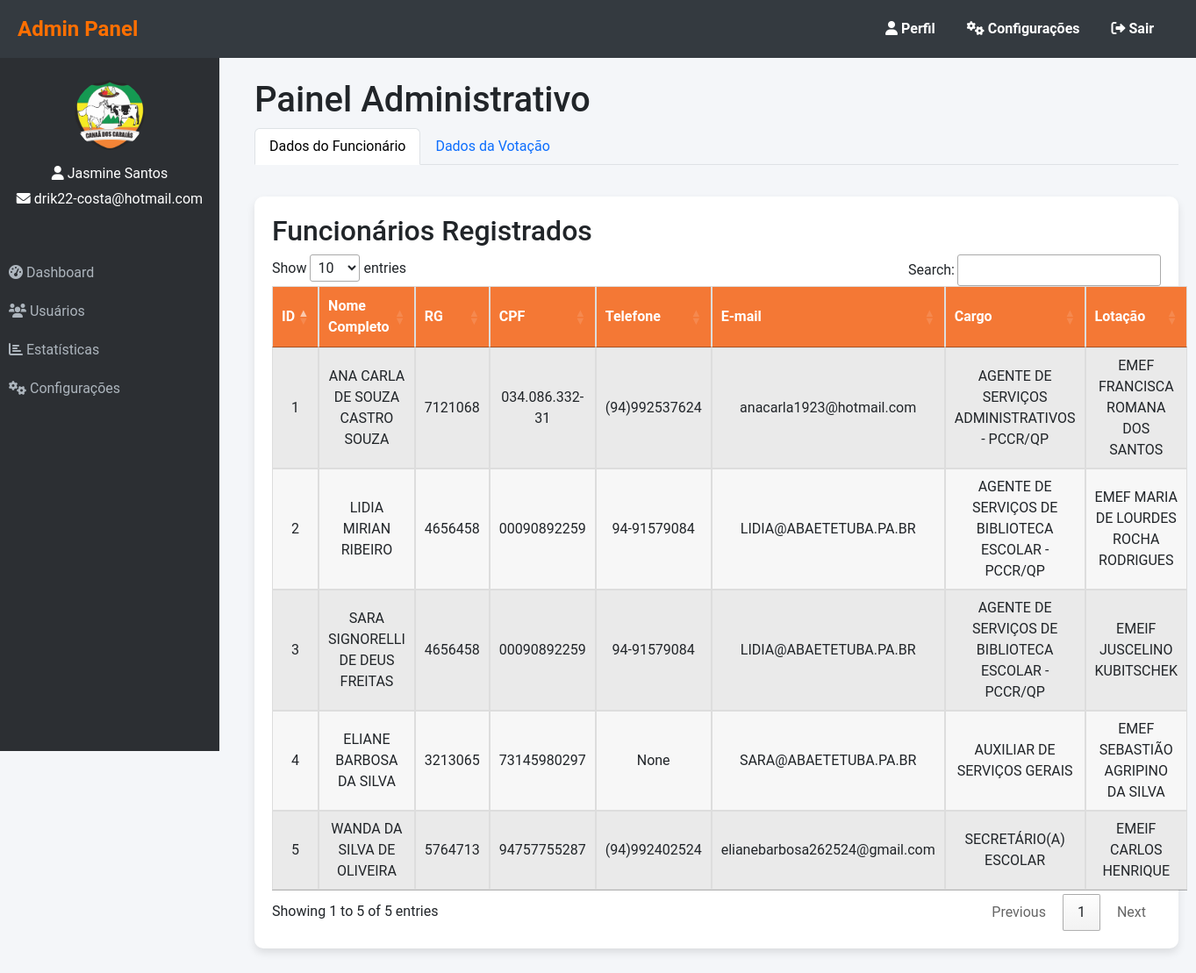
Page /listar_funcionarios/ (signed in) on the committed database.
### website/models.py (models this page shows, shortened)
class Usuario(AbstractUser):
    nome_completo = models.CharField(max_length=255)
    cpf = models.CharField(max_length=11, unique=True)  # CPF único
    email = models.EmailField(unique=True)
    data_cadastro = models.DateTimeField(auto_now_add=True)
    data_nascimento = models.DateField()  # Campo de data de nascimento
    telefone = models.CharField(max_length=15, null=True, blank=True)  # Telefone do Candidato
    telefone_contato_2 = models.CharField(max_length=15, null=True, blank=True)  # Telefone de Contato 2
    telefone_secundario = models.CharField(max_length=15, null=True, blank=True)
    endereco = models.CharField(max_length=255, null=True, blank=True)  # Endereço
    bairro = models.CharField(max_length=100, null=True, blank=True)  # Bairro
    ponto_referencia = models.CharField(max_length=255, null=True, blank=True)  # Ponto de Referência
    maior_de_18 = models.BooleanField(default=False)  # O Candidato é maior de 18 anos?
    responsavel_legal = models.CharField(max_length=255, null=True, blank=True)
    tipo_responsavel = models.CharField(max_length=50, choices=[
        ('Mãe', 'Mãe'),
        ('Pai', 'Pai'),
        ('Responsável Legal', 'Responsável Legal')
    ], null=True, blank=True)
    necessidade_especial = models.BooleanField(default=False)
    tipo_necessidade_especial = models.CharField(max_length=50, choices=[
        ('Baixa Visão', 'Baixa Visão'),
        ('Cegueira', 'Cegueira'),
        ('Auditiva', 'Auditiva'),
        ('Deficiência Física', 'Deficiência Física'),
        ('Deficiência Intelectual', 'Deficiência Intelectual')
    ], null=True, blank=True)
    etapa_matricula = models.CharField(max_length=50, choices=[
        ('Etapa I Ensino Fundamental I(1º 2º 3º ano)', 'Etapa I Ensino Fundamental I(1º 2º 3º ano)'),
        ('Etapa II Ensino Fundamental I(4º 5º ano)', 'Etapa II Ensino Fundamental I(4º 5º ano)'),
        ('Etapa III', 'Etapa III')
    ], null=True, blank=True)
    nome_responsavel = models.CharField(max_length=255, null=True, blank=True)  # Nome do Responsável Legal
    tipo_responsavel = models.CharField(max_length=50, choices=[('Mãe', 'Mãe'), ('Pai', 'Pai'), ('Responsável Legal', 'Responsável Legal')], null=True, blank=True)  # Tipo de Responsável Legal
    possui_necessidade_especial = models.BooleanField(default=False)  # Possui alguma necessidade especial?
    necessidade_especial_detalhe = models.CharField(
        max_length=50,
        choices=[
            ('Baixa Visão', 'Baixa Visão'),
            ('Cegueira', 'Cegueira'),
            ('Auditiva', 'Auditiva'),
            ('Deficiência Física', 'Deficiência Física'),
            ('Deficiência Intelectual', 'Deficiência Intelectual')
        ],
        null=True, blank=True
    )  # Caso possua, favor assinalar
    turno_disponivel = models.CharField(
        max_length=20,
        choices=[
            ('Manhã', 'Manhã'),
            ('Tarde', 'Tarde'),
            ('Noite', 'Noite')
        ],
        null=True, blank=True
    )  # Turno de Estudo Disponível
    etapa_pretendida = models.CharField(
        max_length=100,
        choices=[
            ('Etapa I Ensino Fundamental I (1º 2º 3º ano)', 'Etapa I Ensino Fundamental I (1º 2º 3º ano)'),
            ('Etapa II Ensino Fundamental I (4º 5º ano)', 'Etapa II Ensino Fundamental I (4º 5º ano)'),
            ('Etapa III Ensino Fundamental II', 'Etapa III Ensino Fundamental II')
        ],
        null=True, blank=True
    )  # Etapa pretendida para a matrícula
    groups = models.ManyToManyField(
        'auth.Group',
        related_name='custom_usuario_set',  # Name to avoid conflict
        blank=True
    )
    user_permissions = models.ManyToManyField(
        'auth.Permission',
        related_name='custom_usuario_permissions_set',  # Name to avoid conflict
        blank=True
    )

class Funcionario(models.Model):
    nome_completo = models.CharField(max_length=255)
    rg = models.CharField(max_length=20)
    cpf = models.CharField(max_length=14, unique=True)
    telefone = models.CharField(max_length=15)
    email = models.EmailField(max_length=255)
    cargo = models.CharField(max_length=100)
    lotacao = models.CharField(max_length=100)  # Lotação refers to the work location or department

### website/views.py (the view)
# urls.py: path('listar_funcionarios/', views.listar_funcionarios, name='listar_funcionarios'),
def listar_funcionarios(request):
    funcionarios = Funcionario.objects.all()  # Busca todos os registros da tabela Funcionario
    return render(request, 'listar_funcionarios.html', {'funcionarios': funcionarios})

### website/templates/listar_funcionarios.html (shortened to what this page needs)
<!DOCTYPE html>
{% load static %}
<html lang="en">
<head>
    <link rel="stylesheet" href="https://cdnjs.cloudflare.com/ajax/libs/font-awesome/6.0.0/css/all.min.css">
    <link href="https://cdn.jsdelivr.net/npm/bootstrap@5.3.0-alpha3/dist/css/bootstrap.min.css" rel="stylesheet">
    <link rel="stylesheet" href="https://cdn.datatables.net/1.13.1/css/jquery.dataTables.min.css">
    <link rel="stylesheet" href="{% static 'css/style.css' %}">
</head>
<body>
    <nav class="navbar navbar-expand-lg navbar-dark">
        <a class="navbar-brand" href="#">Admin Panel</a>
        <div class="collapse navbar-collapse" id="navbarNav">
            <ul class="navbar-nav ms-auto">
                <li class="nav-item">
                    <a class="nav-link" href="#"><i class="fas fa-user"></i> Perfil</a>
                </li>
                <li class="nav-item">
                    <a class="nav-link" href="#"><i class="fas fa-cogs"></i> Configurações</a>
                </li>
                <li class="nav-item">
                    <form method="POST" action="{% url 'logout' %}">
                        <button type="submit" class="btn btn-link nav-link">
                            <i class="fas fa-sign-out-alt"></i> Sair
                        </button>
                    </form>
                </li>
            </ul>
        </div>
    </nav>
    <div class="sidebar">
        <div class="admin-info">
            <img src="{% static 'img/admin_background.jpg' %}" alt="Admin Avatar" class="admin-avatar">
            <p><i class="fas fa-user"></i> {{ user.nome_completo }}</p>
            <p><i class="fas fa-envelope"></i> {{ user.email }}</p>
        </div>
        <a href="#"><i class="fas fa-tachometer-alt"></i> Dashboard</a>
        <a href="#"><i class="fas fa-users"></i> Usuários</a>
        <a href="#"><i class="fas fa-chart-bar"></i> Estatísticas</a>
        <a href="#"><i class="fas fa-cogs"></i> Configurações</a>
    </div>
    <div class="main-content">
        <h1>Painel Administrativo</h1>
        <ul class="nav nav-tabs" id="funcionarioTabs" role="tablist">
            <li class="nav-item" role="presentation">
                <button class="nav-link active" id="dados-funcionario-tab" data-bs-toggle="tab" data-bs-target="#dados-funcionario" type="button" role="tab" aria-controls="dados-funcionario" aria-selected="true">Dados do Funcionário</button>
            </li>
            <li class="nav-item" role="presentation">
                <button class="nav-link" id="dados-votacao-tab" data-bs-toggle="tab" data-bs-target="#dados-votacao" type="button" role="tab" aria-controls="dados-votacao" aria-selected="false">Dados da Votação</button>
            </li>
        </ul>
        <div class="tab-content mt-3" id="myTabContent">
            <div class="tab-pane fade show active" id="dados-funcionario" role="tabpanel" aria-labelledby="dados-funcionario-tab">
                <div class="table-container">
                    <h2>Funcionários Registrados</h2>
                    <table id="funcionarios-table" class="table table-striped table-bordered">
                        <thead>
                            <tr>
                                <th>ID</th>
                                <th>Nome Completo</th>
                                <th>RG</th>
                                <th>CPF</th>
                                <th>Telefone</th>
                                <th>E-mail</th>
                                <th>Cargo</th>
                                <th>Lotação</th>
                            </tr>
                        </thead>
                        <tbody>
                            {% for funcionario in funcionarios %}
                                <tr>
                                    <td>{{ funcionario.id }}</td>
                                    <td>{{ funcionario.nome_completo }}</td>
                                    <td>{{ funcionario.rg }}</td>
                                    <td>{{ funcionario.cpf }}</td>
                                    <td>{{ funcionario.telefone }}</td>
                                    <td>{{ funcionario.email }}</td>
                                    <td>{{ funcionario.cargo }}</td>
                                    <td>{{ funcionario.lotacao }}</td>
                                </tr>
                            {% endfor %}
                        </tbody>
                    </table>
                </div>
            </div>
        </div>
    </div>
</body>
</html>

### static/css/style.css (style rules this page uses)
html, body { height: 100%; margin: 0; display: flex; flex-direction: column; font-family: 'Roboto', sans-serif; background-color: #f5f7fa; }
.navbar { background-color: #343a40; margin-bottom: 0; position: relative; z-index: 1000; }
.navbar-nav .nav-link { color: white !important; font-weight: bold; }
.main-content { flex: 1; display: flex; flex-direction: column; }
.table th, .table td { border: 1px solid #ddd; padding: 8px; text-align: center; vertical-align: middle; }
.table th { background-color: #f47835; color: white; }
.table td { background-color: #f7f7f7; }
.table-container { margin: 20px 0; }
.table { width: 100%; margin-bottom: 20px; border-collapse: collapse; }

### website/templates/listar_funcionarios.html (style rules this page uses)
body { font-family: 'Roboto', sans-serif; background-color: #f4f6f9; }
.navbar { background-color: #343a40; padding: 10px 20px; position: fixed; top: 0; left: 0; width: 100%; z-index: 1000; }
.navbar-brand { color: #ff6f00; font-weight: bold; font-size: 1.5rem; }
.navbar-nav .nav-link { color: #adb5bd; font-size: 1rem; margin-right: 20px; }
.sidebar { background-color: #2c2f33; width: 250px; height: 100vh; position: fixed; top: 56px; left: 0; padding: 20px 0; }
.sidebar .admin-info { text-align: center; margin-bottom: 30px; padding: 15px; }
.sidebar .admin-avatar { width: 80px; height: 80px; border-radius: 50%; margin-bottom: 10px; }
.sidebar .admin-info p { color: #fff; margin: 5px 0; }
.sidebar a { color: #adb5bd; padding: 10px; text-decoration: none; display: block; font-size: 1rem; transition: all 0.3s ease; }
.main-content { margin-left: 270px; margin-top: 70px; padding: 20px; }
.table-container { background-color: #fff; padding: 20px; border-radius: 10px; box-shadow: 0 5px 10px rgba(0, 0, 0, 0.1); }
table th, table td { padding: 10px; text-align: left; }
table th { background-color: #ff6f00; color: white; text-align: center; }
table td { text-align: center; }

### rows in the picture
Usuario: nome_completo "Jasmine Santos", email "drik22-costa@hotmail.com"
Funcionario: id "1", nome_completo "ANA CARLA DE SOUZA CASTRO SOUZA", rg "7121068", cpf "034.086.332-31", telefone "(94)992537624", email "anacarla1923@hotmail.com", cargo "AGENTE DE SERVIÇOS ADMINISTRATIVOS - PCCR/QP", lotacao "EMEF FRANCISCA ROMANA DOS SANTOS"
Funcionario: id "2", nome_completo "LIDIA MIRIAN RIBEIRO", rg "4656458", cpf "00090892259", telefone "94-91579084", email "LIDIA@ABAETETUBA.PA.BR", cargo "AGENTE DE SERVIÇOS DE BIBLIOTECA ESCOLAR - PCCR/QP", lotacao "EMEF MARIA DE LOURDES ROCHA RODRIGUES"
Funcionario: id "3", nome_completo "SARA SIGNORELLI DE DEUS FREITAS", rg "4656458", cpf "00090892259", telefone "94-91579084", email "LIDIA@ABAETETUBA.PA.BR", cargo "AGENTE DE SERVIÇOS DE BIBLIOTECA ESCOLAR - PCCR/QP", lotacao "EMEIF JUSCELINO KUBITSCHEK"
Funcionario: id "4", nome_completo "ELIANE BARBOSA DA SILVA", rg "3213065", cpf "73145980297", telefone "None", email "SARA@ABAETETUBA.PA.BR", cargo "AUXILIAR DE SERVIÇOS GERAIS", lotacao "EMEF SEBASTIÃO AGRIPINO DA SILVA"
Funcionario: id "5", nome_completo "WANDA DA SILVA DE OLIVEIRA", rg "5764713", cpf "94757755287", telefone "(94)992402524", email "elianebarbosa262524@gmail.com", cargo "SECRETÁRIO(A) ESCOLAR", lotacao "EMEIF CARLOS HENRIQUE"
